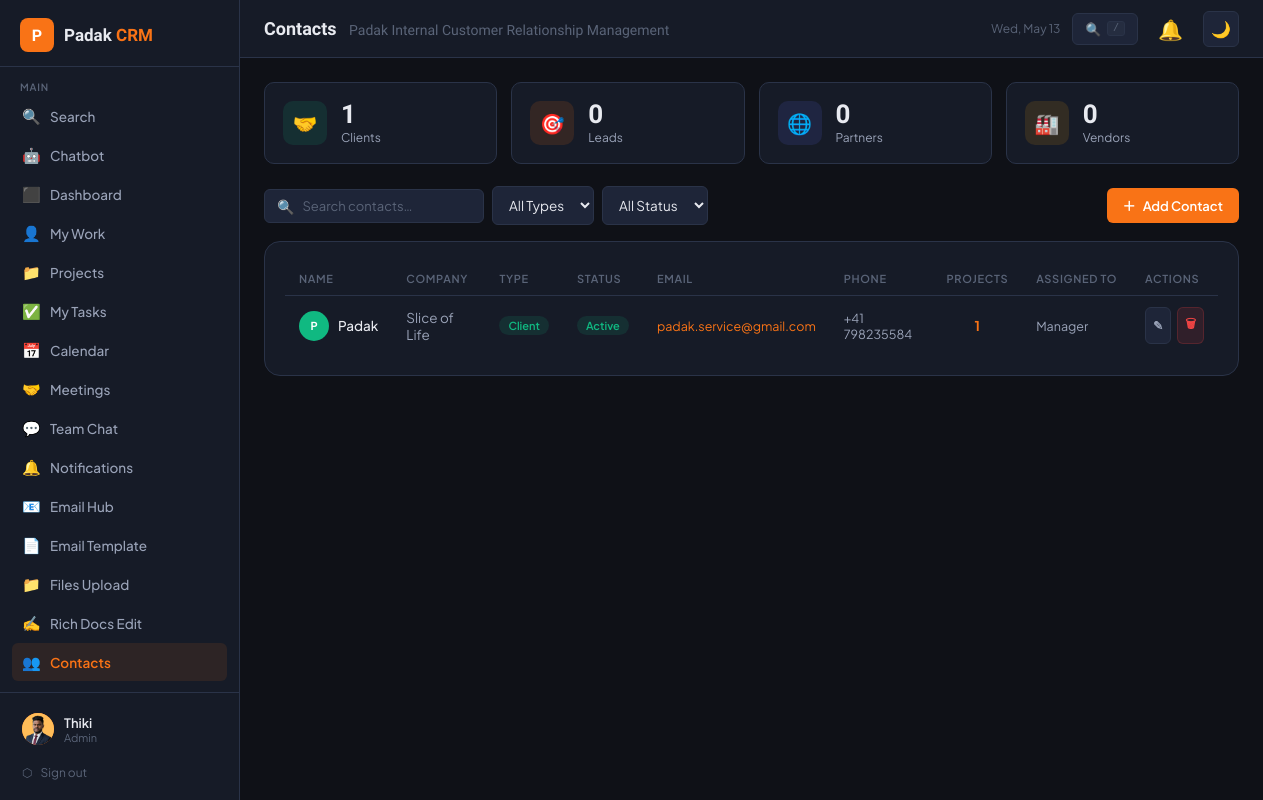
The app's page /contacts.php (signed in) with its own data.
### tables this page shows
CREATE TABLE `users` (
  `id` int(11) NOT NULL,
  `name` varchar(100) NOT NULL,
  `email` varchar(150) NOT NULL,
  `password` varchar(255) NOT NULL,
  `role` enum('admin','manager','member') DEFAULT 'member',
  `avatar` varchar(255) DEFAULT NULL,
  `phone` varchar(30) DEFAULT NULL,
  `department` varchar(100) DEFAULT NULL,
  `department_role` enum('general','tele_caller','digital_marketing','software_developer','graphics_designer') DEFAULT 'general',
  `status` enum('active','inactive') DEFAULT 'active',
  `last_login` datetime DEFAULT NULL,
  `created_at` datetime DEFAULT current_timestamp()
);

CREATE TABLE `contacts` (
  `id` int(11) NOT NULL,
  `name` varchar(150) NOT NULL,
  `company` varchar(150) DEFAULT NULL,
  `email` varchar(150) DEFAULT NULL,
  `phone` varchar(50) DEFAULT NULL,
  `address` text DEFAULT NULL,
  `type` enum('client','lead','partner','vendor') DEFAULT 'lead',
  `status` enum('active','inactive','prospect') DEFAULT 'prospect',
  `notes` text DEFAULT NULL,
  `assigned_to` int(11) DEFAULT NULL,
  `created_by` int(11) NOT NULL,
  `created_at` datetime DEFAULT current_timestamp(),
  `updated_at` datetime DEFAULT current_timestamp() ON UPDATE current_timestamp()
);

### config.php (called while the page is built, shortened)
<?php
function currentUser(): array {
    return [
        'id'   => $_SESSION['crm_user_id'] ?? 0,
        'name' => $_SESSION['crm_name'] ?? '',
        'role' => $_SESSION['crm_role'] ?? '',
        'email'=> $_SESSION['crm_email'] ?? '',
        'avatar'=> $_SESSION['crm_avatar'] ?? null,
    ];
}
function isAdmin(): bool { return ($_SESSION['crm_role'] ?? '') === 'admin'; }
function isManager(): bool { return in_array($_SESSION['crm_role'] ?? '', ['admin','manager']); }
function deptCan(array $allowed_depts): bool {
    if (isAdmin() || isManager()) return true;
    $dept = getDeptRole();
    return in_array($dept, $allowed_depts, true);
}
function h(string $s): string { return htmlspecialchars($s, ENT_QUOTES, 'UTF-8'); }
function statusColor(string $status): string {
    return match($status) {
        'active','done','completed' => '#10b981',
        'planning','todo' => '#6366f1',
        'in_progress' => '#f59e0b',
        'review' => '#8b5cf6',
        'on_hold' => '#94a3b8',
        'cancelled','inactive' => '#ef4444',
        'prospect','lead' => '#f97316',
        'client' => '#10b981',
        'partner' => '#6366f1',
        'urgent','high' => '#ef4444',
        'medium' => '#f59e0b',
        'low' => '#10b981',
        default => '#94a3b8'
    };
}

### contacts.php (the view, shortened to what this page needs)
<?php
require_once 'config.php';
require_once 'includes/layout.php';
$db   = getCRMDB();
$user = currentUser();
$uid  = (int)$user['id'];
$search   = trim($_GET['q'] ?? '');
$where = "1=1";
$contacts = $db->query("
    SELECT c.*, u.name AS assignee_name,
        (SELECT COUNT(*) FROM projects WHERE contact_id=c.id) AS proj_count
    FROM contacts c
    LEFT JOIN users u ON u.id=c.assigned_to
    WHERE $where ORDER BY c.updated_at DESC
")->fetch_all(MYSQLI_ASSOC);
$all_users = $db->query("SELECT id,name FROM users WHERE status='active' ORDER BY name")->fetch_all(MYSQLI_ASSOC);
$stats_scope = isManager()
    ? "1=1"
    : "(assigned_to = $uid OR created_by = $uid)";
$type_stats = [];
foreach (['client','lead','partner','vendor'] as $t) {
    $type_stats[$t] = $db->query("SELECT COUNT(*) FROM contacts WHERE type='$t' AND ($stats_scope)")->fetch_row()[0];
}
renderLayout('Contacts', 'contacts');
?>
<div class="stats-grid" style="grid-template-columns:repeat(4,1fr)">
  <?php $icons=['client'=>'🤝','lead'=>'🎯','partner'=>'🌐','vendor'=>'🏭']; $colors=['client'=>'#10b981','lead'=>'#f97316','partner'=>'#6366f1','vendor'=>'#f59e0b']; ?>
  <?php foreach ($type_stats as $t=>$n): ?>
  <div class="stat-card" style="cursor:pointer" onclick="document.querySelector('[name=type]').value='<?= $t ?>';document.getElementById('filter-form').submit()">
    <div class="stat-icon" style="background:<?= $colors[$t] ?>20"><?= $icons[$t] ?></div>
    <div><div class="stat-val"><?= $n ?></div><div class="stat-lbl"><?= ucfirst($t) ?>s</div></div>
  </div>
  <?php endforeach; ?>
</div>
<div style="display:flex;align-items:center;justify-content:space-between;gap:12px;margin-bottom:16px;flex-wrap:wrap">
  <form id="filter-form" method="GET" style="display:flex;gap:8px;flex-wrap:wrap;align-items:center">
    <div class="search-box">
      <span style="color:var(--text3)">🔍</span>
      <input type="text" name="q" placeholder="Search contacts…" value="<?= h($search) ?>">
    </div>
    <select name="type" class="form-control" style="width:auto" onchange="this.form.submit()">
      <option value="">All Types</option>
    </select>
    <select name="status" class="form-control" style="width:auto" onchange="this.form.submit()">
      <option value="">All Status</option>
    </select>
  </form>
  <?php if (isManager()): ?>
  <button class="btn btn-primary" onclick="openModal('modal-contact')">＋ <span>Add Contact</span></button>
  <?php endif; ?>
</div>
<?php if (empty($contacts)): ?>
<div class="card"><div class="empty-state"><div class="icon">👥</div><p>No contacts yet.</p></div></div>
<?php else: ?>
<div class="card">
  <div class="table-wrap">
    <table>
      <thead><tr>
        <th>Name</th><th>Company</th><th>Type</th><th>Status</th><th>Email</th><th>Phone</th><th>Projects</th><th>Assigned To</th><th>Actions</th>
      </tr></thead>
      <tbody>
        <?php foreach ($contacts as $c):
          $tc=statusColor($c['type']); $sc=statusColor($c['status']);
          $initials = implode('',array_map(fn($w)=>strtoupper($w[0]),explode(' ',$c['name'])));
          $initials  = substr($initials,0,2);
        ?>
        <tr>
          <td>
            <div style="display:flex;align-items:center;gap:9px">
              <div class="avatar" style="background:<?= $tc ?>;width:30px;height:30px;font-size:11px;flex-shrink:0"><?= h($initials) ?></div>
              <span class="td-main"><?= h($c['name']) ?></span>
            </div>
          </td>
          <td><?= h($c['company'] ?? '—') ?></td>
          <td><span class="badge" style="background:<?= $tc ?>20;color:<?= $tc ?>"><?= h($c['type']) ?></span></td>
          <td><span class="badge" style="background:<?= $sc ?>20;color:<?= $sc ?>"><?= h($c['status']) ?></span></td>
          <td><?= $c['email'] ? '<a href="mailto:'.h($c['email']).'" style="color:var(--orange);font-size:12.5px">'.h($c['email']).'</a>' : '—' ?></td>
          <td style="font-size:12.5px"><?= h($c['phone'] ?? '—') ?></td>
          <td style="text-align:center"><span style="font-weight:700;color:var(--orange)"><?= $c['proj_count'] ?></span></td>
          <td style="font-size:12.5px"><?= h($c['assignee_name'] ?? '—') ?></td>
          <td>
            <div style="display:flex;gap:6px">
              <?php if (isManager()): ?>
              <button class="btn btn-ghost btn-sm btn-icon" onclick="openEditContact(<?= htmlspecialchars(json_encode($c)) ?>)" title="Edit">✎</button>
              <form method="POST" onsubmit="return confirm('Delete contact?')">
                <button type="submit" class="btn btn-danger btn-sm btn-icon" title="Delete">🗑</button>
              </form>
              <?php else: ?>
              <button class="btn btn-ghost btn-sm btn-icon" onclick="openEditContact(<?= htmlspecialchars(json_encode($c)) ?>)" title="View Details" style="cursor:default;opacity:.6" disabled>👁</button>
              <?php endif; ?>
            </div>
          </td>
        </tr>
        <?php endforeach; ?>
      </tbody>
    </table>
  </div>
</div>
<?php endif; ?>
<?php renderLayoutEnd(); ?>

### includes/layout.php (shortened to what this page needs)
<?php
function renderLayout(string $pageTitle, string $activePage): void {
    $user = currentUser();
    $initials = implode('', array_map(fn($w) => strtoupper($w[0]), explode(' ', $user['name'])));
    $initials = substr($initials, 0, 2);
?>
<!DOCTYPE html>
<html lang="en" data-theme="dark">
<head>
</head>
<body>
<nav id="sidebar">
  <div class="sidebar-logo">
    <div class="logo-mark">P</div>
    <div class="logo-text">Padak <span>CRM</span></div>
  </div>
  <div class="nav-section">
    <div class="nav-label">Main</div>
    <a href="search.php" class="nav-item <?= $activePage==='search'?'active':'' ?>">
        <span class="icon">🔍</span> Search
    </a>
    <a href="chatbot.php" class="nav-item <?= $activePage==='chatbot'?'active':'' ?>">
        <span class="icon">🤖</span> Chatbot
    </a>
   <?php if (isManager()): ?>
    <a href="dashboard.php" class="nav-item <?= $activePage==='dashboard'?'active':'' ?>">
        <span class="icon">⬛</span> Dashboard
    </a>
   <?php endif; ?>
    <a href="mywork.php" class="nav-item <?= $activePage==='mywork'?'active':'' ?>">
        <span class="icon">👤</span> My Work
    </a>
    <?php if (deptCan(['general','software_developer'])): ?>
    <a href="projects.php" class="nav-item <?= $activePage==='projects'?'active':'' ?>">
        <span class="icon">📁</span> Projects
    </a>
    <?php endif; ?>
    <a href="tasks.php" class="nav-item <?= $activePage==='tasks'?'active':'' ?>">
        <span class="icon">✅</span> My Tasks
    </a>
    <a href="calendar.php" class="nav-item <?= $activePage==='calendar'?'active':'' ?>">
        <span class="icon">📅</span> Calendar
    </a>
    <a href="meetings.php" class="nav-item <?= $activePage==='meetings'?'active':'' ?>">
       <span class="icon">🤝</span> Meetings
    </a>
    <a href="chat.php" class="nav-item <?= $activePage==='chat'?'active':'' ?>">
        <span class="icon">💬</span> Team Chat
    </a>
    <a href="notifications.php" class="nav-item <?= $activePage==='notifications'?'active':'' ?>">
        <span class="icon">🔔</span> Notifications
    </a>
    <?php if (deptCan(['general'])):  ?>
    <a href="emails.php" class="nav-item <?= $activePage==='emails'?'active':'' ?>">
        <span class="icon">📧</span> Email Hub
    </a>
    <?php endif; ?>
    <?php if (deptCan(['general','digital_marketing'])): ?>
    <a href="email_template.php" class="nav-item <?= $activePage==='email_template'?'active':'' ?>">
        <span class="icon">📄</span> Email Template
    </a>
    <?php endif; ?>
    <a href="documents.php" class="nav-item <?= $activePage==='documents'?'active':'' ?>">
        <span class="icon">📁</span> Files Upload
    </a>
    <a href="rich_docs.php" class="nav-item <?= $activePage==='rich_docs'?'active':'' ?>">
        <span class="icon">✍</span> Rich Docs Edit
    </a>
    <?php if (deptCan(['general'])): ?>
    <a href="contacts.php" class="nav-item <?= $activePage==='contacts'?'active':'' ?>">
        <span class="icon">👥</span> Contacts
    </a>
    <?php endif; ?>
    <?php if (deptCan(['tele_caller','general'])):  ?>
    <a href="lead_generator.php" class="nav-item <?= $activePage==='lead_generator'?'active':'' ?>">
        <span class="icon">🔍</span> Lead Generator
    </a>
    <?php endif; ?>
  </div>
  <div class="sidebar-footer">
    <a href="profile.php" class="user-card">
      <div class="avatar">
        <?php if ($user['avatar']): ?>
          <img src="uploads/avatars/<?= h($user['avatar']) ?>" alt="">
        <?php else: echo h($initials); endif; ?>
      </div>
      <div class="user-info">
        <div class="user-name"><?= h($user['name']) ?></div>
        <div class="user-role"><?= h($user['role']) ?></div>
      </div>
    </a>
    <a href="logout.php" style="display:flex;align-items:center;gap:8px;padding:8px 10px;color:var(--text3);font-size:12px;margin-top:4px;border-radius:var(--radius-sm);transition:background .15s" onmouseover="this.style.background='var(--bg3)'" onmouseout="this.style.background=''">
      <span>⬡</span> Sign out
    </a>
  </div>
</nav>
<div id="main">
  <header id="header">
    <div class="header-title"><?= h($pageTitle) ?> <span><?= SITE_NAME ?></span></div>
    <span style="font-size:12px;color:var(--text3)"><?= date('D, M j') ?></span>
    <a href="search.php" id="header-search-btn" title="Search (press /)" style="display:flex;align-items:center;gap:6px;padding:7px 12px;background:var(--bg3);border:1px solid var(--border);border-radius:var(--radius-sm);color:var(--text3);font-size:12.5px;text-decoration:none;transition:border-color .15s,color .15s;flex-shrink:0" onmouseover="this.style.borderColor='var(--orange)';this.style.color='var(--orange)'" onmouseout="this.style.borderColor='var(--border)';this.style.color='var(--text3)'">
      🔍 <span style="display:none" id="hs-text">Search</span>
      <kbd style="font-size:10px;background:var(--bg4);border:1px solid var(--border);border-radius:3px;padding:1px 5px">/</kbd>
    </a>
    <button id="notif-btn" onclick="toggleNotifPanel()" title="Notifications" aria-label="Notifications">
      🔔
    </button>
    <button id="theme-toggle" onclick="toggleTheme()" title="Toggle dark/light mode" aria-label="Toggle theme">
      <span class="icon-dark">🌙</span>
    </button>
  </header>
  <main id="content">
<?php
}
function renderLayoutEnd(): void {
?>
  </main>
</div>
</body>
</html>
<?php
}

### records on screen
users: name "Thiki"
contacts: name "P", name "Padak", company "Slice of Life", type "Client", status "Active", email "padak.service@gmail.com", phone "+41 798235584", proj_count "1", assigned_to.name "Manager"

### other values on screen
$user['role'] "Admin"
$pageTitle "Contacts"
SITE_NAME "Padak Internal Customer Relationship Management"
$icons[$t] "🤝"
$n "1"
$t "Client"
$icons[$t] "🎯"
$n "0"
$t "Lead"
$icons[$t] "🌐"
$t "Partner"
$icons[$t] "🏭"
$t "Vendor"
